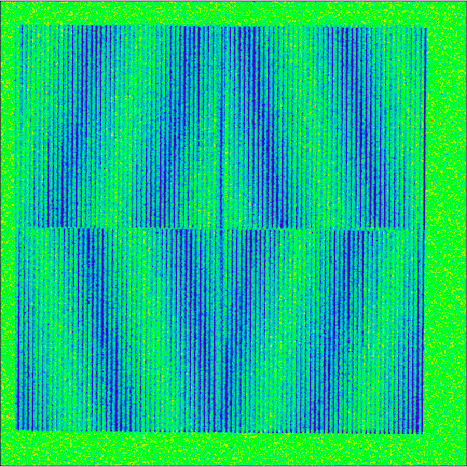
#> input picture line grating/z rotated/0.5_d.png, 467 x 467 px, found by its file name
$ jupyter execute 'deviation of z rotated .ipynb'
#> lines starting #> are read from the running program, lines starting #| are printed output that depends on the picture
[cell 1]
import numpy as np
import matplotlib.pyplot as plt
from datetime import datetime
import cv2
import os
import scipy.signal as sigl
import scipy.ndimage as ndi
import scipy.fft as fft
from PIL import Image

[cell 2]
p1=4
p2=4.2
p_a=2*p1*p2/(p1+p2)
M=2*p_a/(p2-p1)
row1=50
row2=150
sigma=5.5
# read file
moire=cv2.imread('0.5_d.png',0)
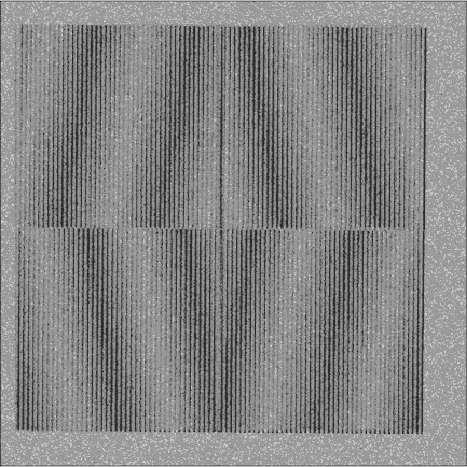
#> moire: shape (467, 467); min 1, max 219, mean 133.3
shape=np.shape(moire)[0]
#> shape = 467
moire_new=moire[20:, 20:420]
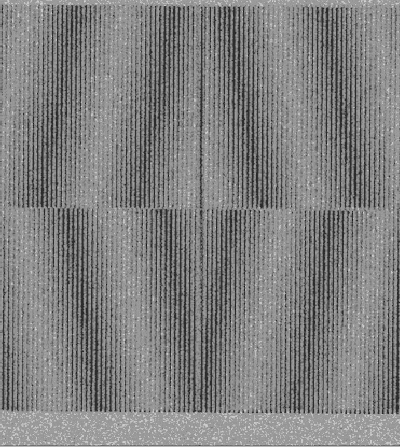
#> moire_new: shape (447, 400); min 24, max 215, mean 128.4
# intensity of row

m_r1=moire_new[row1].astype(float)
#> m_r1 = 400 values, max 201 at index 364, min 36 at index 355, mean 126
m_r2=moire_new[row2].astype(float)
#> m_r2 = 400 values, max 190 at index 294, min 39 at index 228, mean 123.7

g_r1=ndi.gaussian_filter(m_r1,sigma,mode='constant',cval=0.0,truncate=4.0)
#> g_r1 = 400 values, max 151.4 at index 382, min 75.46 at index 399, mean 124.5
g_r2=ndi.gaussian_filter(m_r2,sigma,mode='constant',cval=0.0,truncate=4.0)
#> g_r2 = 400 values, max 152.1 at index 104, min 76.19 at index 0, mean 122.1
#find peak
peak_r1=sigl.find_peaks(g_r1,height=125,distance=20)[0]
#> peak_r1 = [14, 117, 195, 279, 382]
peak_r2=sigl.find_peaks(g_r2,height=125,distance=20)[0]
#> peak_r2 = [12, 104, 189, 212, 293, 387]


plt.figure(figsize=(16,9))
plt.subplot(121)
r=np.arange(0,len(m_r1),1)
#> r = 400 values from 0 to 399
plt.plot(r,m_r1,'+', color='lightcoral',ms=6,alpha=0.6)
plt.plot(r,m_r2,'x', color='royalblue',ms=4,alpha=0.6)
plt.plot(r,g_r1,'-', color='red',lw=2)
plt.plot(r,g_r2,'--', color='blue',lw=3)
plt.subplot(122)
plt.imshow(moire_new, cmap='viridis')
plt.plot([0,shape-10], [row1,row1], '-', color='red',lw=2)
plt.plot([0,shape-10], [row2,row2], '--', color='blue',lw=4)
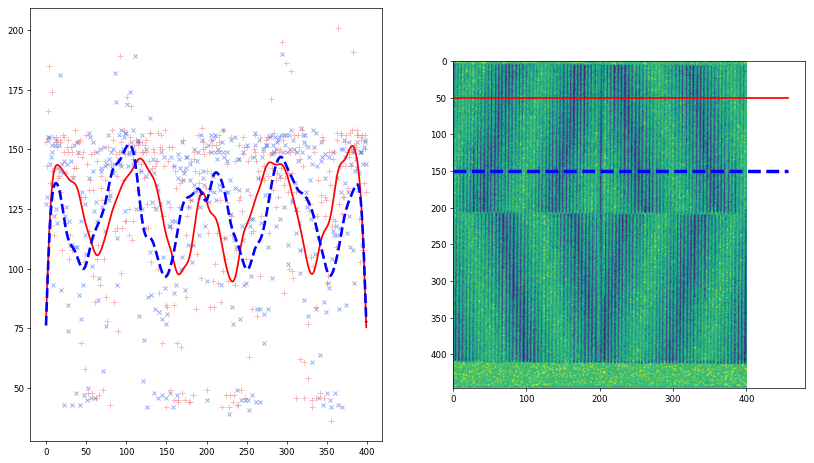
#> figure drawn by matplotlib, 2 panels; panel 1: curve peaks at x = 364, y = 201; panel 1: curve peaks at x = 294, y = 190; panel 1: curve peaks at x = 382, y = 151.4

[cell 3]
row1=50
row2=150
moire=cv2.imread('0.5_d.png',0)
shape=np.shape(moire)[0]
moire_new=moire[20:, 20:420]
# intensity of row
m_r1=moire_new[row1].astype(float)
m_r2=moire_new[row2].astype(float)
pix=8
lens=10
thre=6
def peak(y1):
    y1b=y1[:400]-y1[:400].mean()
    moire_fft=fft.fft(y1b)
    moire_fft2 = moire_fft.copy()
    moire_fft2[thre:-thre]=0
    moire_ifft = fft.ifft(moire_fft2)
    plt.plot(moire_ifft)

    plt.xlabel("$x_\mathrm{pixel}$",fontsize=20)
    plt.ylabel("$Intensity$",fontsize=20)
    plt.xticks(fontsize=12)
    plt.yticks(fontsize=12)
    plt.tick_params('both',direction='in')

    peak_ifft1=sigl.find_peaks(moire_ifft,height=10,distance=50)[0]
    return(peak_ifft1,moire_ifft)
hs=[]
for i in (m_r1,m_r2):
    hs.append(peak(i)[0])
#> this loop made 2 passes
#> peak_ifft1 in peak on passes 1 to 2: [116, 284, 386], [95, 200, 302]
#> after the loop, hs = [[116, 284, 386], [95, 200, 302]]
print(hs)
#| [array([116, 284, 386]), array([ 95, 200, 302])]
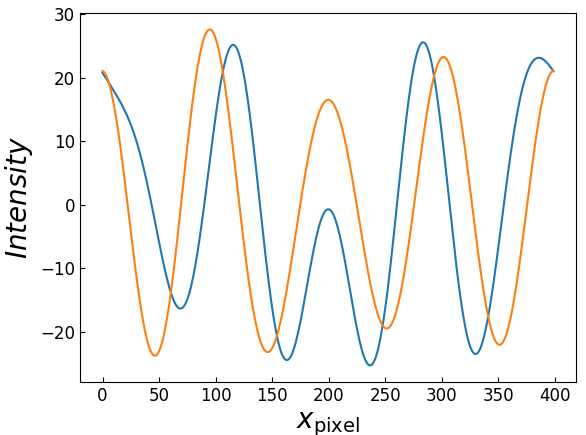
#> figure drawn by matplotlib, 1 panel; curve peaks at x = 284, y = 25.58; curve peaks at x = 95, y = 27.61

[cell 4]
plt.figure(figsize=(16,9))
i_count=np.arange(0.1,1.1,0.1)
R_ideal=np.array([3.992,7.974,11.937,15.871,19.769,\
               23.620,27.419,31.157,34.828,38.427])
R_simulate=np.array([4.009,8.007,11.843,15.934,19.84,\
                    23.709,27.301,31.017,34.908,38.322])
R_error=R_simulate-R_ideal
R_error_abs=abs(R_error)
print(R_ideal)
print(R_simulate)
print(R_error)
plt.xlim(0.05,1.05)
plt.xlabel("$Δθ_\mathrm{z}$ (deg)",fontsize=20)
plt.ylabel("$Δθ_\mathrm{f}$ (deg)",fontsize=20)
plt.plot(i_count,R_ideal,'--',color='#660022',alpha=0.8)
plt.plot(i_count,R_simulate,'ro',label='$p_\mathrm{1}$=4 & $p_\mathrm{2}$=4.2 (µm)')


plt.xticks(fontsize=16)
plt.yticks(fontsize=16)
plt.legend(loc='upper left',fontsize=15)
plt.grid(True)

# hist.xaxis.set_tick_params(direction='in')
plt.tick_params('both',direction='in')
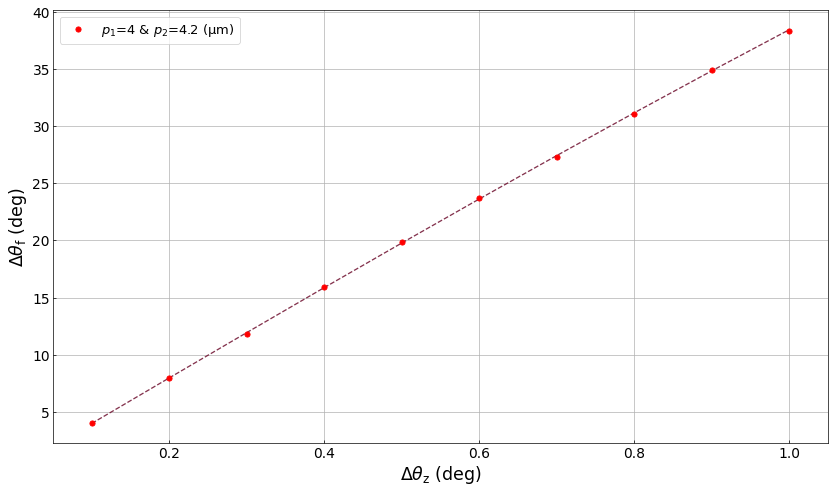
#> figure drawn by matplotlib, 1 panel; curve peaks at x = 1, y = 38.43; curve peaks at x = 1, y = 38.32

[cell 5]
print(np.sum(R_error_abs)/len(R_error_abs))

[cell 6]
plt.figure(figsize=(16,9))
plt.ylim(-0.3,0.3)
plt.xlim(0.05,1.05)
plt.fill_between([-10,10],[0.1,0.1],[-0.1,-0.1],color='#222288',alpha=0.2)
plt.plot([-10,10],[0,0],'--',color='#7733AA',alpha=0.8)
plt.xlabel("$Δθ_\mathrm{z}$ (deg)",fontsize=20)
plt.ylabel("error (deg) ",fontsize=20)
plt.plot(i_count,R_error,'ro',label='$p_\mathrm{1}$=4 & $p_\mathrm{2}$=4.2 (µm)')
plt.xticks(fontsize=16)
plt.yticks(fontsize=16)
plt.legend(loc='upper left',fontsize=15)

plt.grid(True)

# hist.xaxis.set_tick_params(direction='in')
plt.tick_params('both',direction='in')
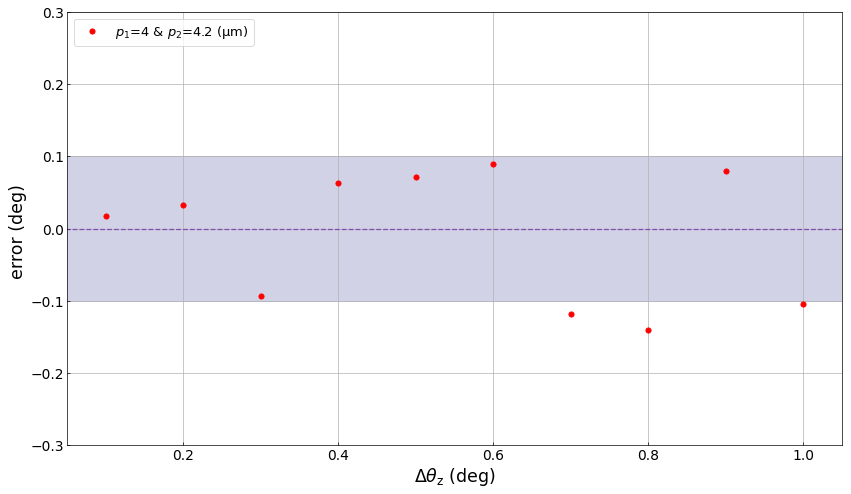
#> figure drawn by matplotlib, 1 panel; curve peaks at x = 0.6, y = 0.089

[cell 7]
plt.figure(figsize=(16,9))
plt.ylim(-0.3,0.3)
plt.xlim(0.05,1.05)
plt.fill_between([-10,10],[0.1,0.1],[-0.1,-0.1],color='#222288',alpha=0.2)
plt.plot([-10,10],[0,0],'--',color='#7733AA',alpha=0.8)
plt.xlabel("$Δθ_\mathrm{z}$ (deg)",fontsize=20)
plt.ylabel("|error|(deg) ",fontsize=20)
plt.plot(i_count,R_error_abs,'ro',label='$p_\mathrm{1}$=4 & $p_\mathrm{2}$=4.2 (µm)')
plt.xticks(fontsize=16)
plt.yticks(fontsize=16)
plt.legend(loc='upper left',fontsize=15)
plt.grid(True)

# hist.xaxis.set_tick_params(direction='in')
plt.tick_params('both',direction='in')
#> figure, not shown here; curve peaks at x = 0.8, y = 0.14

$ run again, with line grating/z rotated/0.1_d.png copied over line grating/z rotated/0.5_d.png
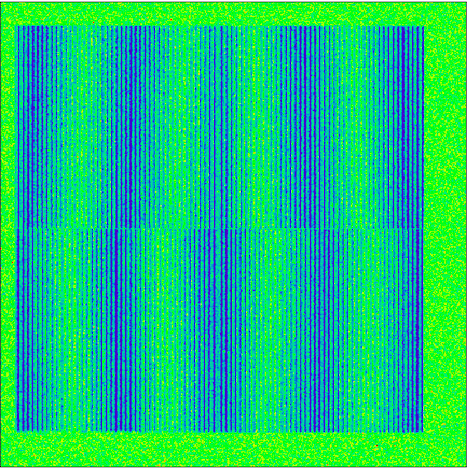
#> input picture line grating/z rotated/0.1_d.png, 469 x 468 px, found by its file name
#> `moire_new=moire[20:, 20:420]`:
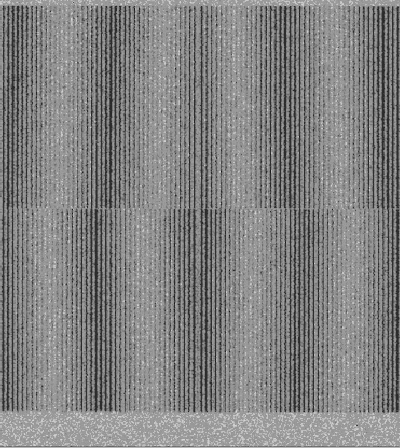
#> moire_new: shape (448, 400); min 23, max 216, mean 130.4
#> m_r1 = 400 values, max 197 at index 145, min 36 at index 359, mean 126.3
#> m_r2 = 400 values, max 198 at index 71, min 41 at index 125, mean 126.5
#> g_r1 = 400 values, max 154.7 at index 157, min 59.13 at index 0, mean 125.1
#> g_r2 = 400 values, max 152.7 at index 62, min 56.52 at index 399, mean 125.2
#> peak_r1 = [66, 157, 233, 339]
#> peak_r2 = [62, 147, 239, 345]
#> r = 400 values from 0 to 399
#> the loop `for i in (m_r1,m_r2):` made 2 passes
#> peak_ifft1 in peak on passes 1 to 2: [65, 160, 238, 334], [62, 157, 240, 335]
#> after the loop `for i in (m_r1,m_r2):`: hs = [[65, 160, 238, 334], [62, 157, 240, 335]]
#| [array([ 65, 160, 238, 334]), array([ 62, 157, 240, 335])]
#> `[cell 3] row1=50 row2=150 moire=cv2.imread('0.5_d.png',0) shape=np.sha..`:
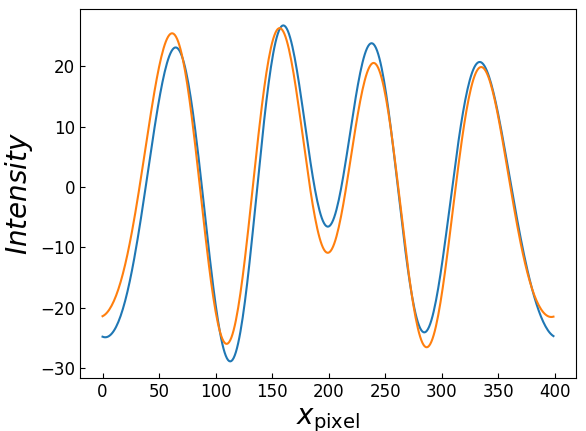
#> figure drawn by matplotlib, 1 panel; curve peaks at x = 160, y = 26.76; curve peaks at x = 157, y = 26.31

$ run again, with line grating/z rotated/0.3_d.png copied over line grating/z rotated/0.5_d.png
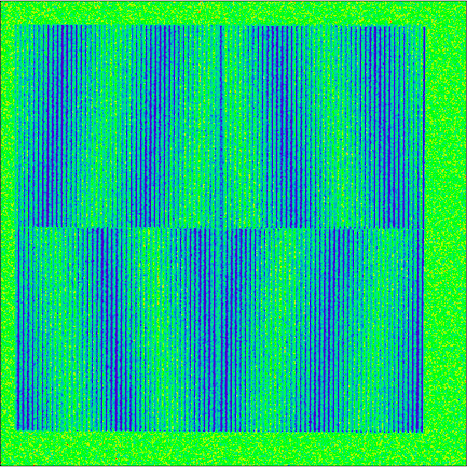
#> input picture line grating/z rotated/0.3_d.png, 467 x 467 px, found by its file name
#> `moire_new=moire[20:, 20:420]`:
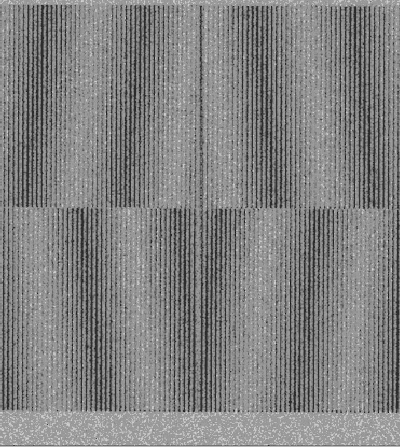
#> moire_new: shape (447, 400); min 24, max 215, mean 129.7
#> m_r1 = 400 values, max 199 at index 396, min 37 at index 163, mean 126.3
#> m_r2 = 400 values, max 195 at index 76, min 36 at index 56, mean 126.8
#> g_r1 = 400 values, max 151.8 at index 214, min 78.77 at index 399, mean 124.6
#> g_r2 = 400 values, max 153.1 at index 316, min 67.13 at index 399, mean 125.4
#> peak_r1 = [10, 88, 187, 214, 310, 390]
#> peak_r2 = [77, 180, 224, 316]
#> r = 400 values from 0 to 399
#> the loop `for i in (m_r1,m_r2):` made 2 passes
#> peak_ifft1 in peak on passes 1 to 2: [88, 204, 310], [81, 172, 226, 319]
#> after the loop `for i in (m_r1,m_r2):`: hs = [[88, 204, 310], [81, 172, 226, 319]]
#| [array([ 88, 204, 310]), array([ 81, 172, 226, 319])]
#> `[cell 3] row1=50 row2=150 moire=cv2.imread('0.5_d.png',0) shape=np.sha..`:
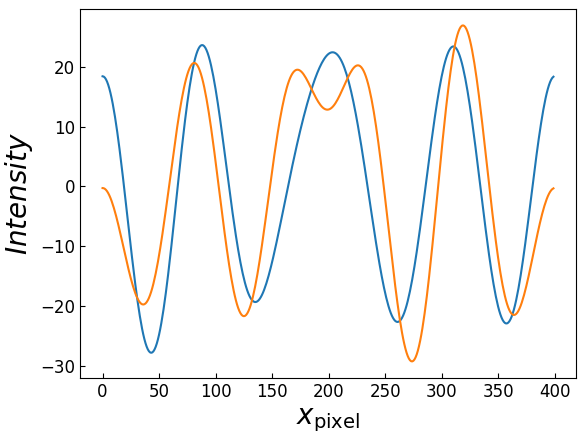
#> figure drawn by matplotlib, 1 panel; curve peaks at x = 88, y = 23.58; curve peaks at x = 319, y = 26.86
